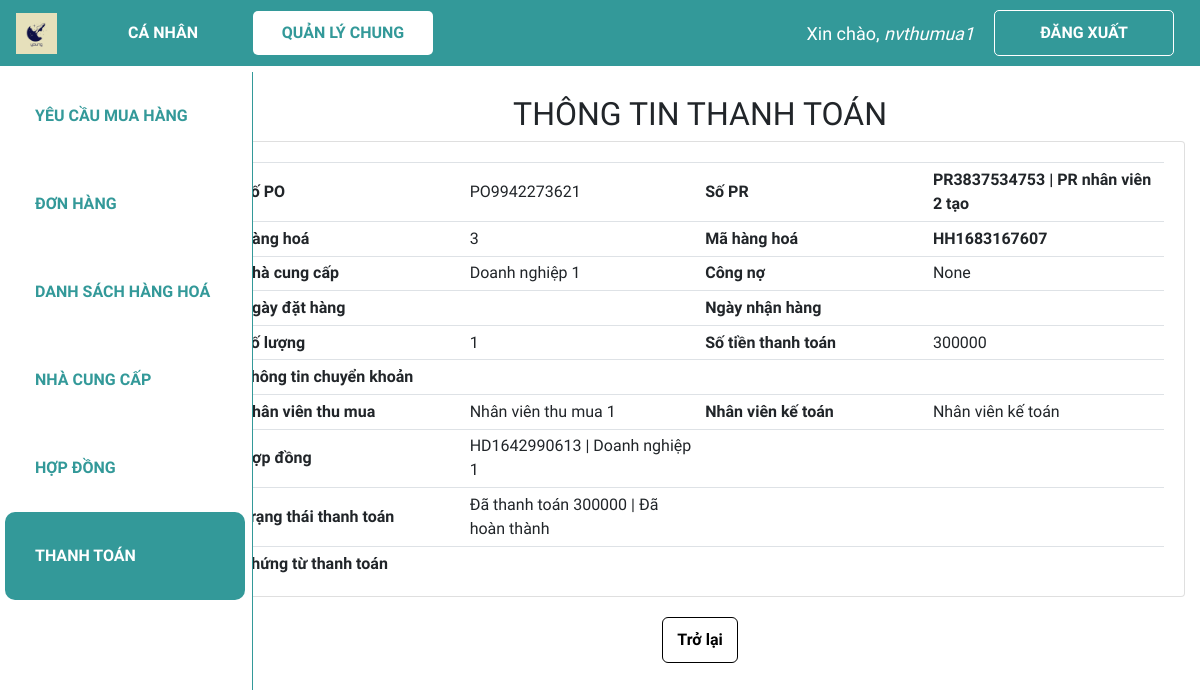
Screenshot of /xem_tt/TT6369459284 (signed in) with the database file from the repository.
### web_core/models.py (models this page shows, shortened)
class THANHTOAN(models.Model):
    danh_muc_trang_thai = (
        ('Đang chờ thanh toán', 'Đang chờ thanh toán'),
        ('Đã thanh toán lần 1', 'Đã thanh toán lần 1'),
        ('Đã hoàn thành', 'Đã hoàn thành')
    )
    ma_TT = ShortUUIDField(
        verbose_name='Mã thanh toán',
        length=10,
        max_length=12,
        prefix="TT",
        alphabet="0123456789",
        primary_key=True
    )
    ma_nhan_vien_tao = models.ForeignKey(NHANVIEN, on_delete = models.SET_NULL, verbose_name = 'Mã nhân viên tạo', related_name = 'nv_tao_tt', blank = True, null = True)
    ma_nhan_vien_tt = models.ForeignKey(NHANVIEN, on_delete = models.SET_NULL, verbose_name = 'Mã nhân viên thanh toán', related_name = 'nv_tt', blank = True, null = True)
    ma_PO = models.ForeignKey(PO, on_delete = models.SET_NULL, verbose_name = 'Mã PO', blank = True, null = True)
    ma_HD = models.ForeignKey(HOPDONG, on_delete = models.SET_NULL, verbose_name = 'Mã hợp đồng', blank = True, null = True)
    ngay_tao = models.DateTimeField('Ngày tạo', auto_now_add = True)
    so_tien = models.PositiveBigIntegerField('Số tiền đã thanh toán', validators = [MinValueValidator(0)], default = 0)
    ngay_cap_nhat = models.DateTimeField('Ngày cập nhật', default = datetime.now)
    trang_thai = models.CharField('Trạng thái thanh toán', max_length = 100, choices=danh_muc_trang_thai, default = 'Đang chờ thanh toán')
    chung_tu_thanh_toan = models.ImageField('Chứng từ thanh toán', max_length = 200, blank = True, null = True)

class PO(models.Model):
    danh_muc_trang_thai = (
        ('Chờ phê duyệt', 'Chờ phê duyệt'),
        ('Đang thực hiện', 'Đang thực hiện'),
        ('Đã nhận hàng', 'Đã nhận hàng'),
        ('Đã hoàn thành', 'Đã hoàn thành'),
    )
    ma_PO = ShortUUIDField(
        verbose_name='Mã PO',
        length=10,
        max_length=12,
        prefix="PO",
        alphabet="0123456789",
        primary_key=True
    )
    ma_PR = models.ForeignKey(PR, on_delete = models.CASCADE, verbose_name = 'Mã PR', blank = True, null = True)
    ma_hang_hoa = models.ForeignKey(HANGHOA, on_delete = models.CASCADE, verbose_name = 'Mã hàng hoá', blank = True, null = True)
    so_luong = models.IntegerField('Số lượng', validators = [MinValueValidator(0)], default = 0)
    ma_hop_dong = models.ForeignKey(HOPDONG, on_delete = models.SET_NULL, verbose_name = 'Mã hợp đồng', blank = True, null = True)
    ma_nhan_vien_tao = models.ForeignKey(NHANVIEN, on_delete=models.SET_NULL, verbose_name = 'Mã nhân viên tạo', related_name = 'nv_tao_PO', null=True)
    ma_ncc = models.ForeignKey(NCC, on_delete = models.SET_NULL, verbose_name = 'Mã nhà cung cấp', blank = True, null = True)
    ngay_tao = models.DateTimeField('Ngày tạo', default = datetime.now)
    ngay_cap_nhat = models.DateTimeField('Ngày cập nhật', default = datetime.now)
    ngay_du_kien_nhan = models.DateTimeField('Ngày dự kiến nhận', blank = True, null = True)
    so_tien_thanh_toan = models.PositiveBigIntegerField('Số tiền thanh toán', validators=[MinValueValidator(0)], default = 0)
    trang_thai = models.CharField('Trạng thái PO', max_length = 100, choices=danh_muc_trang_thai, default='Chờ phê duyệt', blank = True, null = True)
    ma_quan_ly_duyet = models.ForeignKey(NHANVIEN, on_delete = models.SET_NULL, verbose_name = 'Mã quản lý duyệt', related_name = 'quan_ly', blank = True, null = True)

class PR(models.Model):
    danh_muc_trang_thai = (
        ('Chờ phân công', 'Chờ phân công'),
        ('Đang thực hiện', 'Đang thực hiện'),
        ('Đã hoàn thành', 'Đã hoàn thành'),
    )
    ma_PR = ShortUUIDField(
        verbose_name='Mã PR',
        length=10,
        max_length=12,
        prefix="PR",
        alphabet="0123456789",
        primary_key=True
    )
    ma_nhan_vien_tao = models.ForeignKey(NHANVIEN, on_delete = models.CASCADE, verbose_name = 'Mã nhân viên tạo', related_name = 'nv_tao_PR', blank = True, null = True)
    ma_nhan_vien_phu_trach = models.ForeignKey(NHANVIEN, on_delete = models.SET_NULL, verbose_name = 'Mã nhân viên phụ trách',  related_name = 'nv_phutrach_PR', blank = True, null = True)
    ngay_tao = models.DateTimeField('Ngày tạo', default = datetime.now)
    ngay_cap_nhat = models.DateField('Ngày cập nhật', default = datetime.now)
    ten_PR = models.CharField('Tên PR', max_length = 300)
    trang_thai = models.CharField('Trạng thái PR', max_length = 100, choices=danh_muc_trang_thai, default='Chờ phân công', null=True)
    def __str__(self):
        line = str(self.ma_PR) + ' | ' + self.ten_PR
        return line

class HANGHOA(models.Model):
    ma_HH = ShortUUIDField(
        verbose_name='Mã hàng hoá',
        length=10,
        max_length=12,
        prefix="HH",
        alphabet="0123456789",
        primary_key=True
    )
    ten_hang_hoa = models.CharField('Tên hàng hoá', max_length = 100, null=True)
    so_luong_ton = models.IntegerField('Số lượng tồn', validators = [MinValueValidator(0)], default = 0)

class NCC(models.Model):
    ma_NCC = ShortUUIDField(
        verbose_name='Mã nhà cung cấp',
        length=10,
        max_length=12,
        prefix="NC",
        alphabet="0123456789",
        primary_key=True
    )
    ma_nhan_vien_tao = models.ForeignKey(NHANVIEN, on_delete = models.SET_NULL, verbose_name = 'Mã nhân viên tạo', blank = True, null = True)
    ma_so_thue = models.CharField('Mã số thuế', max_length = 20, null=True)
    ma_hang_hoa = models.ManyToManyField(HANGHOA, verbose_name = 'Mã hàng hoá', blank = True)
    ten_doanh_nghiep = models.CharField('Tên doanh nghiệp', max_length = 100, null=True)
    dia_chi = models.CharField('Địa chỉ', max_length = 300, null=True)
    nguoi_lien_he = models.CharField('Người liên hệ', max_length = 100, blank=True, null=True)
    sdt = models.CharField('Số điện thoại', max_length = 20, null=True)
    email = models.EmailField('Email', max_length = 100, blank=True, null=True)
    stk = models.CharField('Thông tin chuyển khoản', max_length = 100, blank=True, null=True)
    giay_phep = models.CharField('Giấy phép', max_length = 100, blank=True, null=True)
    nang_luc_hang_hoa = models.CharField('Năng lực hàng hoá', max_length = 100, blank=True, null=True)
    ngay_cap_nhat = models.DateTimeField('Ngày cập nhật', default=datetime.now)
    cong_no = models.CharField('Công nợ', max_length = 500, blank=True, null=True)
    file_bao_gia =  models.CharField('File báo giá', max_length=500, blank=True, null=True)

class NHANVIEN(models.Model):
    danh_muc_phong_ban = (
        ('Thu mua', 'Thu mua'),
        ('Kho', 'Kho'),
        ('Kế toán', 'Kế toán'),
        ('Khác', 'Khác')
    )
    danh_muc_chuc_vu = (
        ('Quản lí', 'Quản lí'),
        ('Nhân viên', 'Nhân viên'),
    )
    user = models.OneToOneField(User, null=True, blank=True, on_delete=models.CASCADE)
    ma_NV = ShortUUIDField(
        verbose_name='Mã nhân viên',
        length=10,
        max_length=12,
        prefix="NV",
        alphabet="0123456789",
        primary_key=True
    )
    ho_ten = models.CharField('Họ tên', max_length = 100, null=True)
    phong_ban = models.CharField('Phòng ban', max_length = 50, choices=danh_muc_phong_ban, null=True)
    chuc_vu = models.CharField('Chức vụ', max_length = 50, choices=danh_muc_chuc_vu, null=True)

class HOPDONG(models.Model):
    danh_muc_trang_thai = (
        ('Chờ phê duyệt', 'Chờ phê duyệt'),
        ('Đã duyệt', 'Đã duyệt'),
        ('Đang có hiệu lực', 'Đang có hiệu lực'),
        ('Đã hết hạn', 'Đã hết hạn'),
    )
    ma_HD = ShortUUIDField(
        verbose_name='Mã hợp đồng',
        length=10,
        max_length=12,
        prefix="HD",
        alphabet="0123456789",
        primary_key=True
    )
    ma_hang_hoa = models.ManyToManyField(HANGHOA, verbose_name = 'Mã hàng hoá', blank = True)
    ma_nhan_vien_tao = models.ForeignKey(NHANVIEN, on_delete = models.SET_NULL, verbose_name = 'Mã nhân viên tạo', related_name = 'nv_tao_HD', blank = True, null = True)
    ma_quan_ly_duyet = models.ForeignKey(NHANVIEN, on_delete = models.SET_NULL, verbose_name = 'Mã quản lý duyệt', related_name = 'quan_ly_HD', blank = True, null = True)
    ma_ncc = models.ForeignKey(NCC, on_delete = models.SET_NULL, verbose_name = 'Nhà cung cấp', null=True)
    ngay_tao = models.DateTimeField('Ngày tạo', default = datetime.now)
    ngay_cap_nhat = models.DateTimeField('Ngày cập nhật', default = datetime.now)
    ngay_hieu_luc = models.DateField('Ngày hiệu lực', editable=True, null=True)
    ngay_het_han = models.DateField('Ngày hết hạn', editable=True, null=True)
    file_hop_dong = models.CharField('File hợp đồng', max_length=500, null=True)
    phu_luc_hop_dong = models.CharField('Phụ lục hợp đồng', max_length=20000, null=True)
    trang_thai = models.CharField('Trạng thái hợp đồng', max_length=100, choices=danh_muc_trang_thai, default='Đang xem xét', null=True)
    def __str__(self):
        line = str(self.ma_HD) + ' | ' + str(self.ma_ncc.ten_doanh_nghiep)
        return line

### web_core/decorators.py (the view)
        def wrapper_func(request, *args, **kwargs):
            group = None
            if request.user.groups.exists():
                group = request.user.groups.all()
            if len(group) > 2 and any(role.name in allowed_roles for role in group):
                return view_func(request, *args, **kwargs)
            elif group[0].name in allowed_roles:
                return view_func(request, *args, **kwargs)
            else:
                return HttpResponse('Not authorized')

### web_core/templatetags/index.py (called while the page is built)
@register.filter
def first_group_name(user):
    groups = user.groups.all()
    if groups:
        return groups[0].name
    return ''

### web_core/views.py (called while the page is built)
@allowed_users(['thumua', 'ketoan', 'quanly'])
@login_required(login_url='login')
def view_tt(request, ma_TT):
    tt = THANHTOAN.objects.get(ma_TT=ma_TT)
    context = {'tt':tt}
    return render(request, 'web_core/view_tt.html', context)

### web_core/templates/web_core/view_tt.html (shortened to what this page needs)
{% extends 'web_core/main.html' %}
{% block content %}
<h2 class="table-title" style>THÔNG TIN THANH TOÁN</h2>
<div class="card card-body">
    <table class="table table-sm tt">
        <tr>
            <th class="mid-content">Số PO</th>
            <td class="mid-content">{{tt.ma_PO.ma_PO}}</td>
            <th class="mid-content">Số PR</th>
            <th class="mid-content">{{tt.ma_PO.ma_PR}}</th>
        </tr>
        <tr>
            <th class="mid-content">Hàng hoá</th>
            <td class="mid-content">{{tt.ma_PO.ma_hang_hoa.ten_hang_hoa}}</td>
            <th class="mid-content">Mã hàng hoá</th>
            <th class="mid-content">{{tt.ma_PO.ma_hang_hoa.ma_HH}}</th>
        </tr>
        <tr>
            <th class="mid-content">Nhà cung cấp</th>
            <td class="mid-content">{{tt.ma_PO.ma_ncc.ten_doanh_nghiep}}</td>
            <th class="mid-content">Công nợ</th>
            <td class="mid-content">{{tt.ma_PO.ma_ncc.cong_no}}</td>
        </tr>
        <tr>
            <th class="mid-content">Ngày đặt hàng</th>
            <td class="mid-content">{{po.ngay_tao|date:"d/m/Y"}}</td>
            <th class="mid-content">Ngày nhận hàng</th>
            <th class="mid-content">{{po.ngay_du_kien_nhan|date:"d/m/Y"}}</th>
        </tr>
        <tr>
            <th class="mid-content">Số lượng</th>
            <td class="mid-content">{{tt.ma_PO.so_luong}}</td>
            <th class="mid-content">Số tiền thanh toán</th>
            <td class="mid-content">{{tt.ma_PO.so_tien_thanh_toan}}</td>
        </tr>
        <tr>
            <th class="mid-content">Thông tin chuyển khoản</th>
            <td class="mid-content">{{tt.ma_ncc.stk}}</td>
            <th class="mid-content"></th>
            <td class="mid-content"></td>
        </tr>
        <tr>
            <th class="mid-content">Nhân viên thu mua</th>
            <td class="mid-content">{{tt.ma_nhan_vien_tao.ho_ten}}</td>
            <th class="mid-content">Nhân viên kế toán</th>
            <td class="mid-content">{{tt.ma_nhan_vien_tt.ho_ten}}</td>
        </tr>
        <tr>
            <th class="mid-content">Hợp đồng</th>
            <td class="mid-content">{{tt.ma_HD}}</td>
            <th class="mid-content"></th>
            <td class="mid-content"></td>
        </tr>
        <tr>
            <th class="mid-content">Trạng thái thanh toán</th>
            <td class="mid-content">Đã thanh toán {{tt.so_tien}} | {{tt.trang_thai}}</td>
            <th class="mid-content"></th>
            <td class="mid-content"></td>
        </tr>
        <tr>
            <th class="mid-content">Chứng từ thanh toán</th>
            <td class="mid-content">{{tt.chung_tu}}</td>
            <th class="mid-content"></th>
            <td class="mid-content"></td>
        </tr>
    </table>
</div>
<div class="form-btn">
    {% load index %}
    <a class='btn back-btn' href="{% url 'quanli_dstt' %}">Trở lại</a>
</div>
{% endblock %}

### web_core/templates/web_core/navbar.html (shortened to what this page needs)
{% load static %}
<nav class="navbar navbar-expand-lg my-navbar fixed-top">
    <a href="{% url 'home' %}">
        <img class="navbar-brand" alt="logo-brand" src="{% static 'images/favicon.png' %}" height="50"
            style="padding-bottom: 4px" />
    </a>
    <div class="collapse navbar-collapse" id="navbarNav">
        {% with request.resolver_match.url_name as url_name %}
        <div class="navbar-nav">
            {% load index %}
            {% if request.user|first_group_name != 'quanly' and request.user|first_group_name != 'ketoan' %}
                <a class="nav-item nav-link my-nav-item {% if 'canhan' in url_name %}my-nav-active{% endif %} nav-canhan"
                href="{% url 'canhan_dspr' %}">Cá nhân</a>
            {% endif %}
            <a class="nav-item nav-link my-nav-item {% if 'quanli' in url_name %}my-nav-active{% endif %} nav-quanly"
                href="{% url 'quanli_dspr' %}">Quản lý chung</a>
        </div>
        {% endwith %}
    </div>
    {% with request.resolver_match.url_name as url_name %}
    {% if request.user.is_authenticated %}
    <span class="hello-msg">Xin chào, <span> {{request.user}} </span></span>
    <a class="nav-item nav-link my-nav-item my-btn" href="{% url 'logout' %}">Đăng xuất</a>
    {% else %}
    <a class="nav-item nav-link my-nav-item my-btn {% if url_name == 'login' %}my-nav-active{% endif %}"
        href="{% url 'login' %}">Đăng nhập</a>
    {% endif %}
    {% endwith %}
</nav>

### web_core/static/css/main.css (style rules this page uses)
* { font-family: 'Baloo 2', cursive; }
html, body { margin: 0; padding: 0; height: 100%; overflow-x: hidden; }

### web_core/templates/web_core/navbar.html (style rules this page uses)
.my-navbar.fixed-top { position: fixed; color: #fff; background-color: #399; z-index: 10; }
.my-nav-item { color: #fff; font-weight: bold; padding: 9.6px 16px !important; text-transform: uppercase; border-radius: 5px; width: 180px; text-align: center; }
.my-nav-active, .my-nav-active:hover { color: #399; background-color: #fff; }
.my-btn { border: 1px solid #fff; margin-right: 10px; }
.hello-msg { font-size: 18px; color: #fff; margin-right: 20px; }
.hello-msg>span { font-style: italic; }

### web_core/templates/web_core/view_tt.html (style rules this page uses)
.card-body { padding-bottom: 0px; }
.table-title { text-align: center; }
.table th, .table td { vertical-align: middle; text-align: left; }
.mid-content { width: 250px; }
.btn.back-btn { font-weight: bold; background-color: white; border-color: black; border-radius: 6px; border-width: 1px; color: black; padding: 10px 14px; margin: auto; right: 0; }
.form-btn { padding-top: 2%; padding-bottom: 2%; display: flex; justify-content: center; }

### rows the page displays
THANHTOAN: ma_PO.ma_PO "PO9942273621", ma_PO.ma_PR "PR3837534753 | PR nhân viên 2 tạo", ma_PO.ma_hang_hoa.ten_hang_hoa "3", ma_PO.ma_hang_hoa.ma_HH "HH1683167607", ma_PO.ma_ncc.ten_doanh_nghiep "Doanh nghiệp 1", ma_PO.ma_ncc.cong_no "None", ma_PO.so_luong "1", ma_PO.so_tien_thanh_toan "300000", ma_nhan_vien_tao.ho_ten "Nhân viên thu mua 1", ma_nhan_vien_tt.ho_ten "Nhân viên kế toán", ma_HD "HD1642990613 | Doanh nghiệp 1", so_tien "300000", trang_thai "Đã hoàn thành"

### other values shown
{{ request.user }} "nvthumua1"
